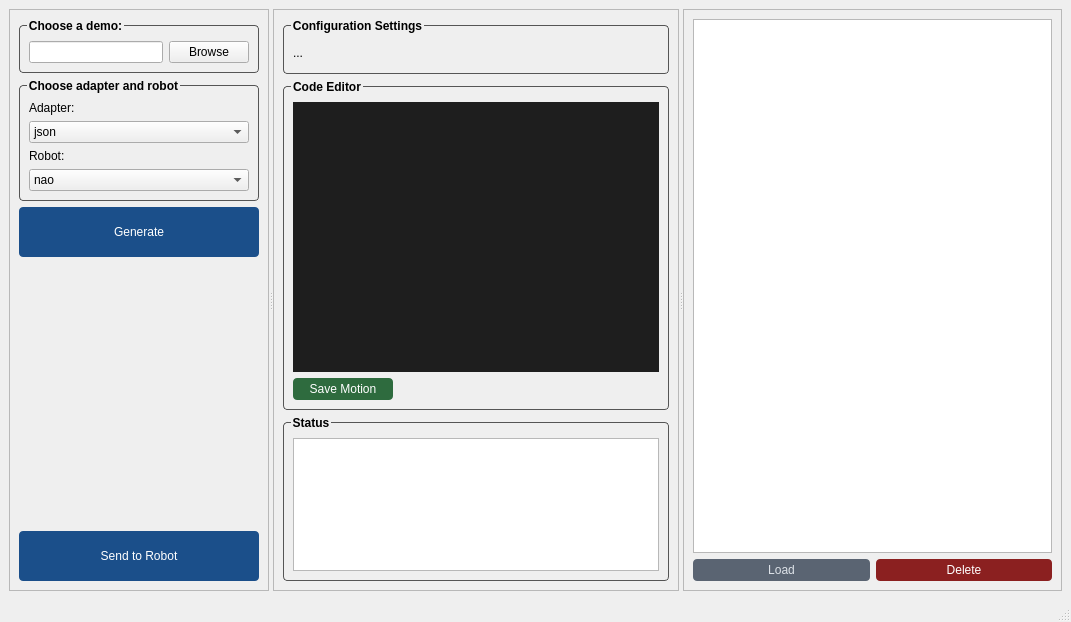
<?xml version="1.0" encoding="UTF-8"?>
<ui version="4.0">
 <class>MainWindow</class>
 <widget class="QMainWindow" name="MainWindow">
  <property name="geometry">
   <rect>
    <x>0</x>
    <y>0</y>
    <width>1071</width>
    <height>622</height>
   </rect>
  </property>
  <property name="windowTitle">
   <string>Robot Motion Generator</string>
  </property>
  <widget class="QWidget" name="centralwidget">
   <layout class="QHBoxLayout" name="horizontalLayout">
    <item>
     <widget class="QSplitter" name="splitter">
      <property name="orientation">
       <enum>Qt::Horizontal</enum>
      </property>
      <property name="handleWidth">
       <number>4</number>
      </property>
      <property name="childrenCollapsible">
       <bool>false</bool>
      </property>
      <widget class="QFrame" name="frame">
       <property name="sizePolicy">
        <sizepolicy hsizetype="Preferred" vsizetype="Preferred">
         <horstretch>1</horstretch>
         <verstretch>0</verstretch>
        </sizepolicy>
       </property>
       <property name="minimumSize">
        <size>
         <width>260</width>
         <height>0</height>
        </size>
       </property>
       <property name="maximumSize">
        <size>
         <width>16777215</width>
         <height>16777215</height>
        </size>
       </property>
       <property name="frameShape">
        <enum>QFrame::StyledPanel</enum>
       </property>
       <property name="frameShadow">
        <enum>QFrame::Raised</enum>
       </property>
       <layout class="QVBoxLayout" name="verticalLayout">
        <item>
         <widget class="QGroupBox" name="groupBox">
          <property name="styleSheet">
           <string notr="true">QGroupBox {
    font-weight: bold;
    border: 1px solid #555555;
    border-radius: 4px;
    margin-top: 6px;
    padding-top: 6px;
}
QGroupBox::title {
    subcontrol-origin: margin;
    left: 8px;
}
</string>
          </property>
          <property name="title">
           <string>Choose a demo:</string>
          </property>
          <layout class="QHBoxLayout" name="horizontalLayout_3">
           <item>
            <widget class="QLineEdit" name="pathLineEdit"/>
           </item>
           <item>
            <widget class="QPushButton" name="browseButton">
             <property name="text">
              <string>Browse</string>
             </property>
            </widget>
           </item>
          </layout>
         </widget>
        </item>
        <item>
         <layout class="QHBoxLayout" name="horizontalLayout_2"/>
        </item>
        <item>
         <widget class="QGroupBox" name="Configuration">
          <property name="styleSheet">
           <string notr="true">QGroupBox {
    font-weight: bold;
    border: 1px solid #555555;
    border-radius: 4px;
	margin-top: 6px;
    padding-top: 6px;
}
QGroupBox::title {
    subcontrol-origin: margin;
    left: 8px;
}
</string>
          </property>
          <property name="title">
           <string>Choose adapter and robot</string>
          </property>
          <layout class="QVBoxLayout" name="verticalLayout_2">
           <item>
            <widget class="QLabel" name="label_2">
             <property name="text">
              <string>Adapter:</string>
             </property>
            </widget>
           </item>
           <item>
            <widget class="QComboBox" name="adapterBox">
             <item>
              <property name="text">
               <string>json</string>
              </property>
             </item>
             <item>
              <property name="text">
               <string>mediapipe_csv</string>
              </property>
             </item>
            </widget>
           </item>
           <item>
            <widget class="QLabel" name="label_3">
             <property name="text">
              <string>Robot:</string>
             </property>
            </widget>
           </item>
           <item>
            <widget class="QComboBox" name="robotBox">
             <item>
              <property name="text">
               <string>nao</string>
              </property>
             </item>
             <item>
              <property name="text">
               <string>tiago</string>
              </property>
             </item>
             <item>
              <property name="text">
               <string>ur5e</string>
              </property>
             </item>
            </widget>
           </item>
          </layout>
         </widget>
        </item>
        <item>
         <widget class="QPushButton" name="generateButton">
          <property name="minimumSize">
           <size>
            <width>0</width>
            <height>50</height>
           </size>
          </property>
          <property name="styleSheet">
           <string notr="true">QPushButton {
    background-color: #1b4f8a;
    color: white;
    border-radius: 4px;
    padding: 4px 8px;
}
QPushButton:hover {
    background-color: #153e6e;
}
QPushButton:disabled {
    background-color: #3a5a7a;
    color: #7a9abb;
}
</string>
          </property>
          <property name="text">
           <string>Generate</string>
          </property>
         </widget>
        </item>
        <item>
         <spacer name="verticalSpacer">
          <property name="orientation">
           <enum>Qt::Vertical</enum>
          </property>
          <property name="sizeType">
           <enum>QSizePolicy::Expanding</enum>
          </property>
          <property name="sizeHint" stdset="0">
           <size>
            <width>20</width>
            <height>200</height>
           </size>
          </property>
         </spacer>
        </item>
        <item>
         <widget class="QPushButton" name="sendButton">
          <property name="minimumSize">
           <size>
            <width>0</width>
            <height>50</height>
           </size>
          </property>
          <property name="styleSheet">
           <string notr="true">QPushButton {
    background-color: #1b4f8a;
    color: white;
    border-radius: 4px;
    padding: 4px 8px;
}
QPushButton:hover {
    background-color: #153e6e;
}
QPushButton:disabled {
    background-color: #3a5a7a;
    color: #7a9abb;
}
</string>
          </property>
          <property name="text">
           <string>Send to Robot</string>
          </property>
         </widget>
        </item>
       </layout>
      </widget>
      <widget class="QFrame" name="frame_2">
       <property name="sizePolicy">
        <sizepolicy hsizetype="Preferred" vsizetype="Preferred">
         <horstretch>2</horstretch>
         <verstretch>0</verstretch>
        </sizepolicy>
       </property>
       <property name="frameShape">
        <enum>QFrame::StyledPanel</enum>
       </property>
       <property name="frameShadow">
        <enum>QFrame::Raised</enum>
       </property>
       <layout class="QVBoxLayout" name="verticalLayout_6">
        <item>
         <widget class="QGroupBox" name="group_metadata">
          <property name="sizePolicy">
           <sizepolicy hsizetype="Preferred" vsizetype="Preferred">
            <horstretch>0</horstretch>
            <verstretch>1</verstretch>
           </sizepolicy>
          </property>
          <property name="styleSheet">
           <string notr="true">QGroupBox {
    font-weight: bold;
    border: 1px solid #555555;
    border-radius: 4px;
    margin-top: 6px;
    padding-top: 6px;
}
QGroupBox::title {
    subcontrol-origin: margin;
    left: 8px;
}
</string>
          </property>
          <property name="title">
           <string>Configuration Settings</string>
          </property>
          <layout class="QVBoxLayout" name="verticalLayout_3">
           <item>
            <widget class="QLabel" name="lbl_metadata">
             <property name="text">
              <string>...</string>
             </property>
            </widget>
           </item>
          </layout>
         </widget>
        </item>
        <item>
         <widget class="QGroupBox" name="group_editor">
          <property name="sizePolicy">
           <sizepolicy hsizetype="Preferred" vsizetype="Preferred">
            <horstretch>0</horstretch>
            <verstretch>6</verstretch>
           </sizepolicy>
          </property>
          <property name="styleSheet">
           <string notr="true">QGroupBox {
    font-weight: bold;
    border: 1px solid #555555;
    border-radius: 4px;
    margin-top: 6px;
    padding-top: 6px;
}
QGroupBox::title {
    subcontrol-origin: margin;
    left: 8px;
}
</string>
          </property>
          <property name="title">
           <string>Code Editor</string>
          </property>
          <layout class="QVBoxLayout" name="verticalLayout_4">
           <item>
            <widget class="QPlainTextEdit" name="txt_editor">
             <property name="font">
              <font>
               <family>Courier 10 Pitch</family>
              </font>
             </property>
             <property name="styleSheet">
              <string notr="true">QPlainTextEdit {
    background-color: #1e1e1e;
    color: #d4d4d4;
    selection-background-color: #264f78;
    border: none;
}</string>
             </property>
            </widget>
           </item>
           <item>
            <widget class="QPushButton" name="saveMotionButton">
             <property name="sizePolicy">
              <sizepolicy hsizetype="Expanding" vsizetype="Fixed">
               <horstretch>0</horstretch>
               <verstretch>0</verstretch>
              </sizepolicy>
             </property>
             <property name="maximumSize">
              <size>
               <width>100</width>
               <height>16777215</height>
              </size>
             </property>
             <property name="styleSheet">
              <string notr="true">QPushButton {
    background-color: #2e6b3e;
    color: white;
    border-radius: 4px;
    padding: 4px 8px;
}
QPushButton:hover {
    background-color: #22522f;
}
QPushButton:disabled {
    background-color: #3a5e44;
    color: #7a9abb;
}
</string>
             </property>
             <property name="text">
              <string>Save Motion</string>
             </property>
            </widget>
           </item>
          </layout>
         </widget>
        </item>
        <item>
         <widget class="QGroupBox" name="group_logs">
          <property name="sizePolicy">
           <sizepolicy hsizetype="Preferred" vsizetype="Preferred">
            <horstretch>0</horstretch>
            <verstretch>3</verstretch>
           </sizepolicy>
          </property>
          <property name="styleSheet">
           <string notr="true">QGroupBox {
    font-weight: bold;
    border: 1px solid #555555;
    border-radius: 4px;
    margin-top: 6px;
    padding-top: 6px;
}
QGroupBox::title {
    subcontrol-origin: margin;
    left: 8px;
}
</string>
          </property>
          <property name="title">
           <string>Status</string>
          </property>
          <layout class="QVBoxLayout" name="verticalLayout_5">
           <item>
            <widget class="QPlainTextEdit" name="txt_logs">
             <property name="palette">
              <palette>
               <active>
                <colorrole role="WindowText">
                 <brush brushstyle="SolidPattern">
                  <color alpha="255">
                   <red>0</red>
                   <green>0</green>
                   <blue>0</blue>
                  </color>
                 </brush>
                </colorrole>
                <colorrole role="Button">
                 <brush brushstyle="SolidPattern">
                  <color alpha="255">
                   <red>222</red>
                   <green>221</green>
                   <blue>218</blue>
                  </color>
                 </brush>
                </colorrole>
                <colorrole role="Light">
                 <brush brushstyle="SolidPattern">
                  <color alpha="255">
                   <red>255</red>
                   <green>255</green>
                   <blue>255</blue>
                  </color>
                 </brush>
                </colorrole>
                <colorrole role="Midlight">
                 <brush brushstyle="SolidPattern">
                  <color alpha="255">
                   <red>238</red>
                   <green>238</green>
                   <blue>236</blue>
                  </color>
                 </brush>
                </colorrole>
                <colorrole role="Dark">
                 <brush brushstyle="SolidPattern">
                  <color alpha="255">
                   <red>111</red>
                   <green>110</green>
                   <blue>109</blue>
                  </color>
                 </brush>
                </colorrole>
                <colorrole role="Mid">
                 <brush brushstyle="SolidPattern">
                  <color alpha="255">
                   <red>148</red>
                   <green>147</green>
                   <blue>145</blue>
                  </color>
                 </brush>
                </colorrole>
                <colorrole role="Text">
                 <brush brushstyle="SolidPattern">
                  <color alpha="255">
                   <red>0</red>
                   <green>0</green>
                   <blue>0</blue>
                  </color>
                 </brush>
                </colorrole>
                <colorrole role="BrightText">
                 <brush brushstyle="SolidPattern">
                  <color alpha="255">
                   <red>255</red>
                   <green>255</green>
                   <blue>255</blue>
                  </color>
                 </brush>
                </colorrole>
                <colorrole role="ButtonText">
                 <brush brushstyle="SolidPattern">
                  <color alpha="255">
                   <red>0</red>
                   <green>0</green>
                   <blue>0</blue>
                  </color>
                 </brush>
                </colorrole>
                <colorrole role="Base">
                 <brush brushstyle="SolidPattern">
                  <color alpha="255">
                   <red>222</red>
                   <green>221</green>
                   <blue>218</blue>
                  </color>
                 </brush>
                </colorrole>
                <colorrole role="Window">
                 <brush brushstyle="SolidPattern">
                  <color alpha="255">
                   <red>222</red>
                   <green>221</green>
                   <blue>218</blue>
                  </color>
                 </brush>
                </colorrole>
                <colorrole role="Shadow">
                 <brush brushstyle="SolidPattern">
                  <color alpha="255">
                   <red>0</red>
                   <green>0</green>
                   <blue>0</blue>
                  </color>
                 </brush>
                </colorrole>
                <colorrole role="AlternateBase">
                 <brush brushstyle="SolidPattern">
                  <color alpha="255">
                   <red>238</red>
                   <green>238</green>
                   <blue>236</blue>
                  </color>
                 </brush>
                </colorrole>
                <colorrole role="ToolTipBase">
                 <brush brushstyle="SolidPattern">
                  <color alpha="255">
                   <red>255</red>
                   <green>255</green>
                   <blue>220</blue>
                  </color>
                 </brush>
                </colorrole>
                <colorrole role="ToolTipText">
                 <brush brushstyle="SolidPattern">
                  <color alpha="255">
                   <red>0</red>
                   <green>0</green>
                   <blue>0</blue>
                  </color>
                 </brush>
                </colorrole>
                <colorrole role="PlaceholderText">
                 <brush brushstyle="SolidPattern">
                  <color alpha="127">
                   <red>0</red>
                   <green>0</green>
                   <blue>0</blue>
                  </color>
                 </brush>
                </colorrole>
               </active>
               <inactive>
                <colorrole role="WindowText">
                 <brush brushstyle="SolidPattern">
                  <color alpha="255">
                   <red>0</red>
                   <green>0</green>
                   <blue>0</blue>
                  </color>
                 </brush>
                </colorrole>
                <colorrole role="Button">
                 <brush brushstyle="SolidPattern">
                  <color alpha="255">
                   <red>239</red>
                   <green>239</green>
                   <blue>239</blue>
                  </color>
                 </brush>
                </colorrole>
                <colorrole role="Light">
                 <brush brushstyle="SolidPattern">
                  <color alpha="255">
                   <red>255</red>
                   <green>255</green>
                   <blue>255</blue>
                  </color>
                 </brush>
                </colorrole>
                <colorrole role="Midlight">
                 <brush brushstyle="SolidPattern">
                  <color alpha="255">
                   <red>202</red>
                   <green>202</green>
                   <blue>202</blue>
                  </color>
                 </brush>
                </colorrole>
                <colorrole role="Dark">
                 <brush brushstyle="SolidPattern">
                  <color alpha="255">
                   <red>159</red>
                   <green>159</green>
                   <blue>159</blue>
                  </color>
                 </brush>
                </colorrole>
                <colorrole role="Mid">
                 <brush brushstyle="SolidPattern">
                  <color alpha="255">
                   <red>184</red>
                   <green>184</green>
                   <blue>184</blue>
                  </color>
                 </brush>
                </colorrole>
                <colorrole role="Text">
                 <brush brushstyle="SolidPattern">
                  <color alpha="255">
                   <red>0</red>
                   <green>0</green>
                   <blue>0</blue>
                  </color>
                 </brush>
                </colorrole>
                <colorrole role="BrightText">
                 <brush brushstyle="SolidPattern">
                  <color alpha="255">
                   <red>255</red>
                   <green>255</green>
                   <blue>255</blue>
                  </color>
                 </brush>
                </colorrole>
                <colorrole role="ButtonText">
                 <brush brushstyle="SolidPattern">
                  <color alpha="255">
                   <red>0</red>
                   <green>0</green>
                   <blue>0</blue>
                  </color>
                 </brush>
                </colorrole>
                <colorrole role="Base">
                 <brush brushstyle="SolidPattern">
                  <color alpha="255">
                   <red>255</red>
                   <green>255</green>
                   <blue>255</blue>
                  </color>
                 </brush>
                </colorrole>
                <colorrole role="Window">
                 <brush brushstyle="SolidPattern">
                  <color alpha="255">
                   <red>239</red>
                   <green>239</green>
                   <blue>239</blue>
                  </color>
                 </brush>
                </colorrole>
                <colorrole role="Shadow">
                 <brush brushstyle="SolidPattern">
                  <color alpha="255">
                   <red>118</red>
                   <green>118</green>
                   <blue>118</blue>
                  </color>
                 </brush>
                </colorrole>
                <colorrole role="AlternateBase">
                 <brush brushstyle="SolidPattern">
                  <color alpha="255">
                   <red>247</red>
                   <green>247</green>
                   <blue>247</blue>
                  </color>
                 </brush>
                </colorrole>
                <colorrole role="ToolTipBase">
                 <brush brushstyle="SolidPattern">
                  <color alpha="255">
                   <red>255</red>
                   <green>255</green>
                   <blue>220</blue>
                  </color>
                 </brush>
                </colorrole>
                <colorrole role="ToolTipText">
                 <brush brushstyle="SolidPattern">
                  <color alpha="255">
                   <red>0</red>
                   <green>0</green>
                   <blue>0</blue>
                  </color>
                 </brush>
                </colorrole>
                <colorrole role="PlaceholderText">
                 <brush brushstyle="SolidPattern">
                  <color alpha="128">
                   <red>0</red>
                   <green>0</green>
                   <blue>0</blue>
                  </color>
                 </brush>
                </colorrole>
               </inactive>
               <disabled>
                <colorrole role="WindowText">
                 <brush brushstyle="SolidPattern">
                  <color alpha="255">
                   <red>111</red>
                   <green>110</green>
                   <blue>109</blue>
                  </color>
                 </brush>
                </colorrole>
                <colorrole role="Button">
                 <brush brushstyle="SolidPattern">
                  <color alpha="255">
                   <red>222</red>
                   <green>221</green>
                   <blue>218</blue>
                  </color>
                 </brush>
                </colorrole>
                <colorrole role="Light">
                 <brush brushstyle="SolidPattern">
                  <color alpha="255">
                   <red>255</red>
                   <green>255</green>
                   <blue>255</blue>
                  </color>
                 </brush>
                </colorrole>
                <colorrole role="Midlight">
                 <brush brushstyle="SolidPattern">
                  <color alpha="255">
                   <red>238</red>
                   <green>238</green>
                   <blue>236</blue>
                  </color>
                 </brush>
                </colorrole>
                <colorrole role="Dark">
                 <brush brushstyle="SolidPattern">
                  <color alpha="255">
                   <red>111</red>
                   <green>110</green>
                   <blue>109</blue>
                  </color>
                 </brush>
                </colorrole>
                <colorrole role="Mid">
                 <brush brushstyle="SolidPattern">
                  <color alpha="255">
                   <red>148</red>
                   <green>147</green>
                   <blue>145</blue>
                  </color>
                 </brush>
                </colorrole>
                <colorrole role="Text">
                 <brush brushstyle="SolidPattern">
                  <color alpha="255">
                   <red>111</red>
                   <green>110</green>
                   <blue>109</blue>
                  </color>
                 </brush>
                </colorrole>
                <colorrole role="BrightText">
                 <brush brushstyle="SolidPattern">
                  <color alpha="255">
                   <red>255</red>
                   <green>255</green>
                   <blue>255</blue>
                  </color>
                 </brush>
                </colorrole>
                <colorrole role="ButtonText">
                 <brush brushstyle="SolidPattern">
                  <color alpha="255">
                   <red>111</red>
                   <green>110</green>
                   <blue>109</blue>
                  </color>
                 </brush>
                </colorrole>
                <colorrole role="Base">
                 <brush brushstyle="SolidPattern">
                  <color alpha="255">
                   <red>222</red>
                   <green>221</green>
                   <blue>218</blue>
                  </color>
                 </brush>
                </colorrole>
                <colorrole role="Window">
                 <brush brushstyle="SolidPattern">
                  <color alpha="255">
                   <red>222</red>
                   <green>221</green>
                   <blue>218</blue>
                  </color>
                 </brush>
                </colorrole>
                <colorrole role="Shadow">
                 <brush brushstyle="SolidPattern">
                  <color alpha="255">
                   <red>177</red>
                   <green>177</green>
                   <blue>177</blue>
                  </color>
                 </brush>
                </colorrole>
                <colorrole role="AlternateBase">
                 <brush brushstyle="SolidPattern">
                  <color alpha="255">
                   <red>247</red>
                   <green>247</green>
                   <blue>247</blue>
                  </color>
                 </brush>
                </colorrole>
                <colorrole role="ToolTipBase">
                 <brush brushstyle="SolidPattern">
                  <color alpha="255">
                   <red>255</red>
                   <green>255</green>
                   <blue>220</blue>
                  </color>
                 </brush>
                </colorrole>
                <colorrole role="ToolTipText">
                 <brush brushstyle="SolidPattern">
                  <color alpha="255">
                   <red>0</red>
                   <green>0</green>
                   <blue>0</blue>
                  </color>
                 </brush>
                </colorrole>
                <colorrole role="PlaceholderText">
                 <brush brushstyle="SolidPattern">
                  <color alpha="128">
                   <red>0</red>
                   <green>0</green>
                   <blue>0</blue>
                  </color>
                 </brush>
                </colorrole>
               </disabled>
              </palette>
             </property>
             <property name="readOnly">
              <bool>true</bool>
             </property>
            </widget>
           </item>
          </layout>
         </widget>
        </item>
       </layout>
      </widget>
      <widget class="QFrame" name="frame_3">
       <property name="sizePolicy">
        <sizepolicy hsizetype="Preferred" vsizetype="Preferred">
         <horstretch>2</horstretch>
         <verstretch>0</verstretch>
        </sizepolicy>
       </property>
       <property name="minimumSize">
        <size>
         <width>0</width>
         <height>0</height>
        </size>
       </property>
       <property name="frameShape">
        <enum>QFrame::StyledPanel</enum>
       </property>
       <property name="frameShadow">
        <enum>QFrame::Raised</enum>
       </property>
       <layout class="QVBoxLayout" name="verticalLayout_10">
        <item>
         <widget class="QListWidget" name="listWidget"/>
        </item>
        <item>
         <layout class="QHBoxLayout" name="horizontalLayout_4">
          <item>
           <widget class="QPushButton" name="loadMotionButton">
            <property name="styleSheet">
             <string notr="true">QPushButton{
    background-color: #5A6472;
    color: #DDE2E8;
    border-radius: 4px;
    padding: 4px 8px;
}
QPushButton:hover {
    background-color: #454E5A;
}
</string>
            </property>
            <property name="text">
             <string>Load</string>
            </property>
           </widget>
          </item>
          <item>
           <widget class="QPushButton" name="deleteMotionButton">
            <property name="styleSheet">
             <string notr="true">QPushButton {
    background-color: #8b2020;
    color: white;
    border-radius: 4px;
    padding: 4px 8px;
}
QPushButton:hover {
    background-color: #6e1818;
}
QPushButton:disabled {
    background-color: #7a3535;
    color: #7a9abb;
}
</string>
            </property>
            <property name="text">
             <string>Delete</string>
            </property>
           </widget>
          </item>
         </layout>
        </item>
       </layout>
      </widget>
     </widget>
    </item>
   </layout>
  </widget>
  <widget class="QMenuBar" name="menubar">
   <property name="geometry">
    <rect>
     <x>0</x>
     <y>0</y>
     <width>1071</width>
     <height>24</height>
    </rect>
   </property>
  </widget>
  <widget class="QStatusBar" name="statusbar"/>
 </widget>
 <resources/>
 <connections/>
</ui>
